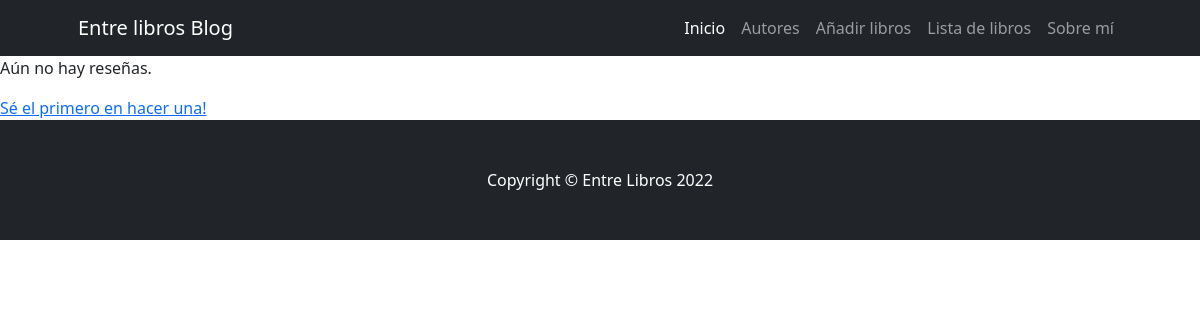
Before: /lista-reseñas/ with the older database file.
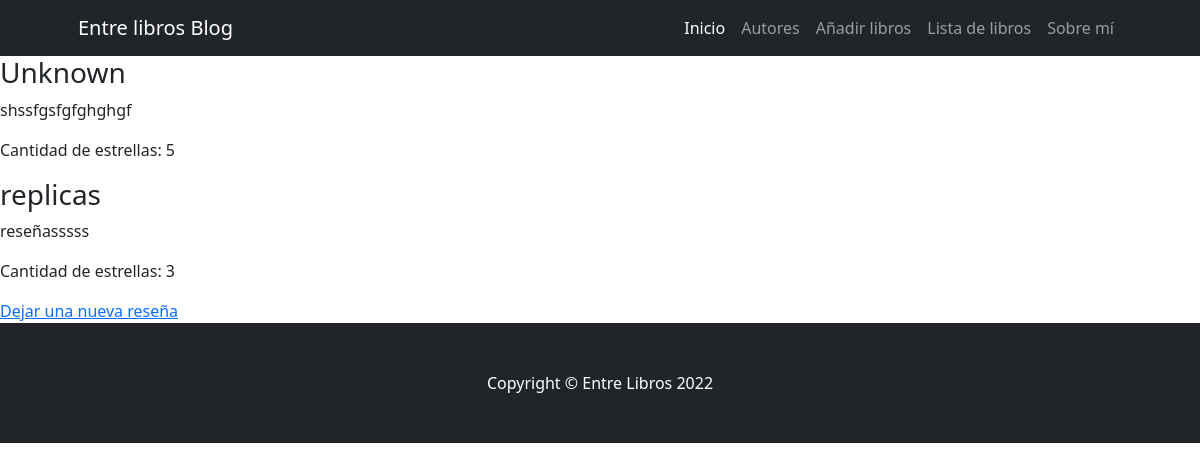
After: the same page with the newer database file.
### myApp/models.py (models this page shows)
class Reseña(models.Model):
    PUNTAJE = [
        (1, 1),
        (2, 2),
        (3, 3),
        (4, 4),
        (5, 5)
    ]
    libro= models.CharField(max_length=150, null=False, default='Unknown')
    reseña = models.TextField()
    estrellas = models.IntegerField(choices = PUNTAJE)

### myApp/views.py (called while the page is built)
def reseñas(request):
    reseñas = Reseña.objects.all()
    return render(request, 'reseñas.html', {'reseñas': reseñas})

### templates/reseñas.html
{% extends 'padre.html' %}
{%load static %}
{% block contenidoDinamico %}
{% if reseñas %}
    {% for e in reseñas%}
    <div>
        <h3>{{e.libro}}</h3>
        <p>{{e.reseña}}</p>
        <p>Cantidad de estrellas: {{e.estrellas}}</p>
    </div>
    {% endfor %}
    <a href="{% url 'mostrarLibros' %}">Dejar una nueva reseña</a>
{% else %}
    <p>Aún no hay reseñas.</p>
    <a href="{% url 'mostrarLibros' %}">Sé el primero en hacer una!</a>
{% endif %}
{% endblock %}

### templates/padre.html (shortened to what this page needs)
<!DOCTYPE html>
<html lang="en">
    <head>
        {% load static %}
        <link href="css/styles.css" rel="stylesheet" />
        <link href="https://cdn.jsdelivr.net/npm/bootstrap@5.2.2/dist/css/bootstrap.min.css" rel="stylesheet">
    </head>
    <body>
        <nav class="navbar navbar-expand-lg navbar-dark bg-dark">
            <div class="container px-5">
                <a class="navbar-brand" href="#!">Entre libros Blog</a>
                <div class="collapse navbar-collapse" id="navbarSupportedContent">
                    <ul class="navbar-nav ms-auto mb-2 mb-lg-0">
                        <li class="nav-item"><a class="nav-link active" aria-current="page" href="{% url 'inicio' %}">Inicio</a></li>
                        <li class="nav-item"><a class="nav-link" href="{% url 'Autores' %}">Autores</a></li>
                        <li class="nav-item"><a class="nav-link" href="{% url 'Libros' %}">Añadir libros</a></li>
                        <li class="nav-item"><a class="nav-link" href="{% url 'mostrarLibros' %}">Lista de libros</a></li>
                        <li class="nav-item"><a class="nav-link" href="{% url 'Sobre mi' %}">Sobre mí</a></li>
                    </div>
            </div>
        </nav>
        {% block contenidoDinamico %}{% endblock %}
        <footer class="py-5 bg-dark" style="bottom:0%;height:100%; display:flex; justify-content:flex-end; align-items:flex-end; ">
            <div class="container px-4 px-lg-5"><p class="m-0 text-center text-white">Copyright &copy; Entre Libros 2022</p></div>
        </footer>
    </body>
</html>

Changed rows visible on the page:
added Reseña: libro "Unknown", reseña "shssfgsfgfghghgf", estrellas "5"
added Reseña: libro "replicas", reseña "reseñasssss", estrellas "3"
Other visible differences:
text no longer shown: "Aún no hay reseñas. Sé el primero en hacer una!"
text now shown: "Dejar una nueva reseña"
